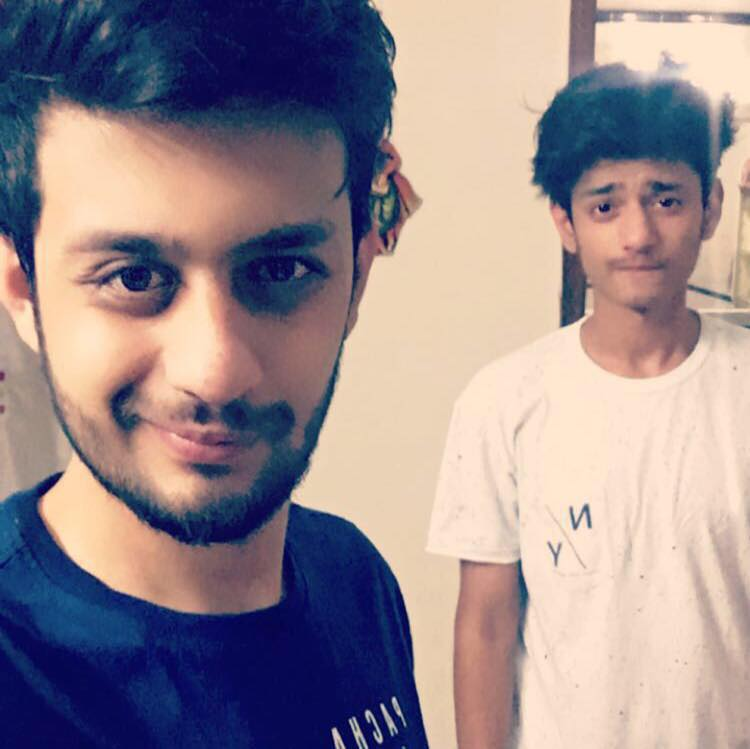
#> input picture TestImages/test4.jpg, 750 x 749 px, found by its file name
$ python FaceExtractor.py
#> lines starting #> are read from the running program, lines starting #| are printed output that depends on the picture; after the words box and inside, x2 and y2 are one past the last pixel; in counts of white or black regions, pixels touching at a corner belong together
import cv2
import sys

#Input image
path = r'C:\Users\Anirudh\Desktop\Anirudh\DataScience\Git Projects\FaceScrapper\TestImages\test4.jpg'
image = cv2.imread(path)
#> image is the input picture: shape (749, 750, 3); mean B, G, R 142, 137.2, 152.5

#convert to greyscale for ease
gray = cv2.cvtColor(image, cv2.COLOR_BGR2GRAY)
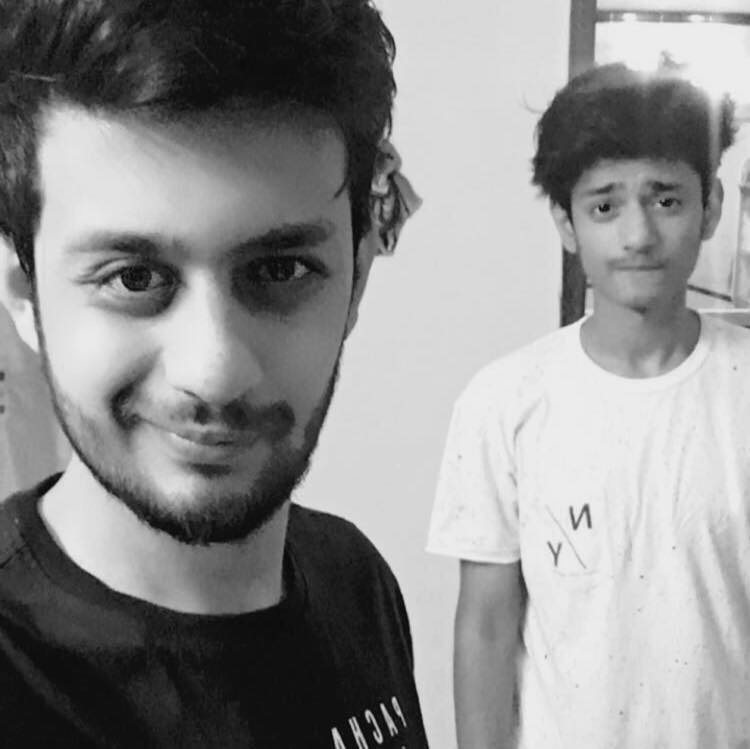
#> gray: shape (749, 750); min 5, max 242, mean 142.3

#Extract faces
faceCascade = cv2.CascadeClassifier(
    cv2.data.haarcascades + "haarcascade_frontalface_default.xml")
faces = faceCascade.detectMultiScale(
    gray,
    scaleFactor=1.3,
    minNeighbors=3,
    minSize=(30, 30)
)
#> faces = [[560, 142, 161, 161], [26, 131, 380, 380]]

print("Number of faces found :"+str(len(faces)))
#| Number of faces found :2
face_Num = 1;
for (x, y, w, h) in faces:
    cv2.rectangle(image, (x, y), (x + w, y + h), (0, 255, 0), 2)
    roi_color = image[y:y + h, x:x + w]
    print("[INFO] Object found. Saving locally.")
    cv2.imwrite(str(face_Num)+'_faces.jpg', roi_color)
    face_Num = face_Num + 1
#> this loop made 2 passes
#> (x, y, w, h, face_Num) on passes 1 to 2: (560, 142, 161, 161, 2), (26, 131, 380, 380, 3)
#| [INFO] Object found. Saving locally.
#| [INFO] Object found. Saving locally.
#> pass 1, `roi_color = image[y:y + h, x:x + w]`:
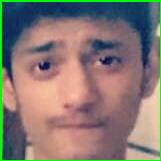
#> roi_color: shape (161, 161, 3); mean B, G, R 113.9, 119.8, 134
#> pass 2, `roi_color = image[y:y + h, x:x + w]`:
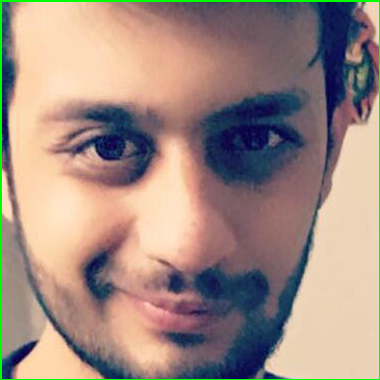
#> roi_color: shape (380, 380, 3); mean B, G, R 129.5, 139.2, 159.7
#> after the loop:
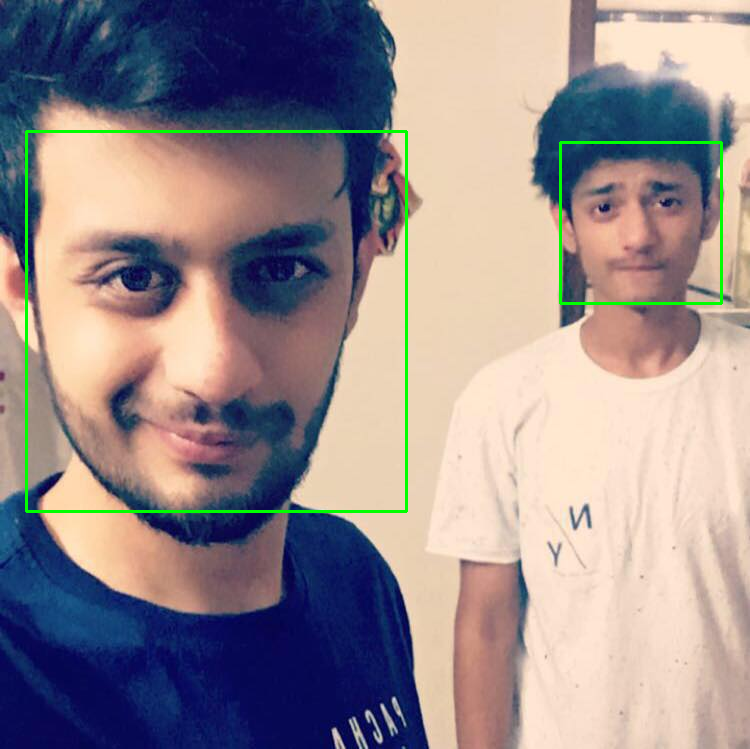
#> image: shape (749, 750, 3); 1.15% of pixels changed, all inside (x1, y1, x2, y2) = (25, 130, 723, 513)
#> after the loop, face_Num = 3

status = cv2.imwrite('faces_detected.jpg', image)
print("[INFO] Image faces_detected.jpg written to filesystem: ", status)
#| [INFO] Image faces_detected.jpg written to filesystem:  True
print(face_Num)
#| 3

$ run again, with TestImages/test3.jpg copied over TestImages/test4.jpg
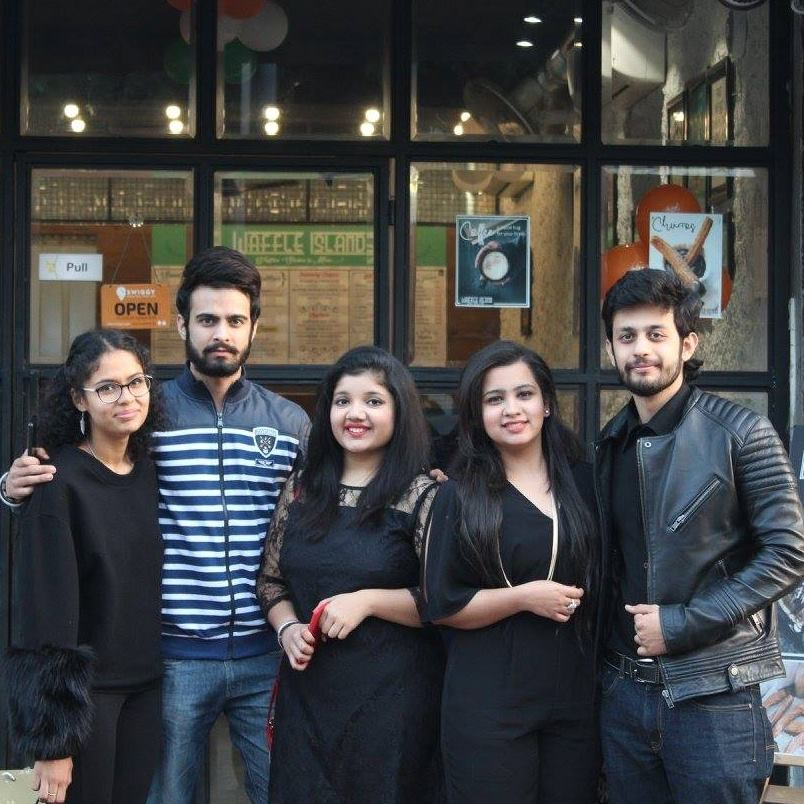
#> input picture TestImages/test3.jpg, 804 x 804 px, found by its file name
#> image is the input picture: shape (804, 804, 3); mean B, G, R 69, 68, 67.3
#> faces = [[85, 357, 77, 77], [182, 291, 81, 81], [603, 305, 81, 81], [472, 366, 81, 81], [320, 372, 80, 80]]
#| Number of faces found :5
#> the loop `for (x, y, w, h) in faces:` made 5 passes
#> (printed output is left out)
#> pass 1, `roi_color = image[y:y + h, x:x + w]`:
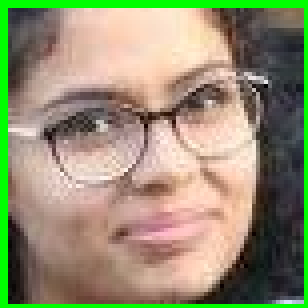
#> roi_color: shape (77, 77, 3) (shown 4 times larger); mean B, G, R 113.8, 143.6, 147.7
#> after the loop `for (x, y, w, h) in faces:`:
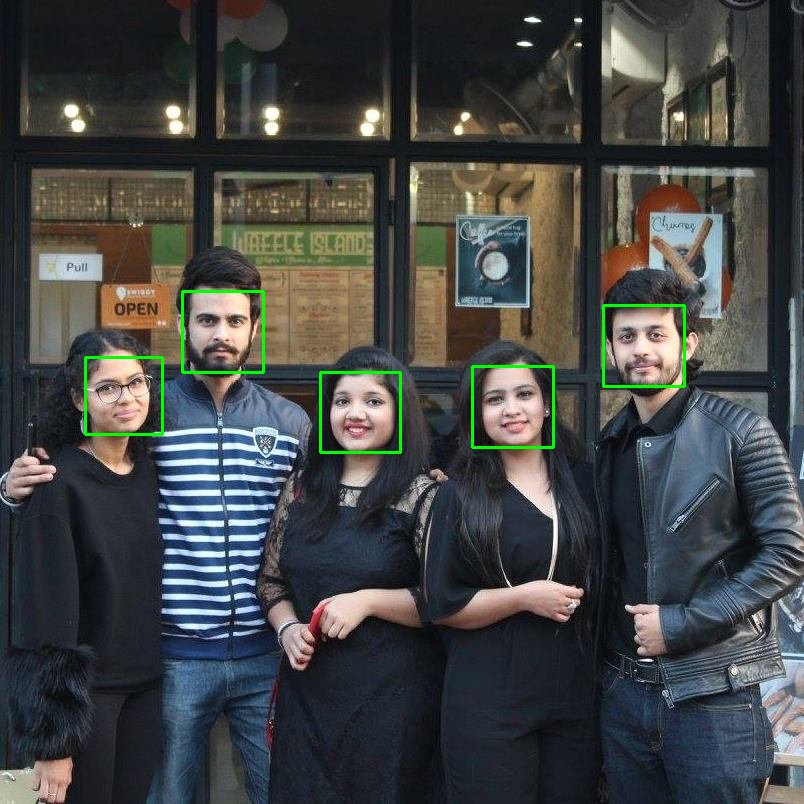
#> image: shape (804, 804, 3); 0.74% of pixels changed, all inside (x1, y1, x2, y2) = (84, 290, 686, 454)
#> after the loop `for (x, y, w, h) in faces:`: face_Num = 6
#| [INFO] Image faces_detected.jpg written to filesystem:  True
#| 6
